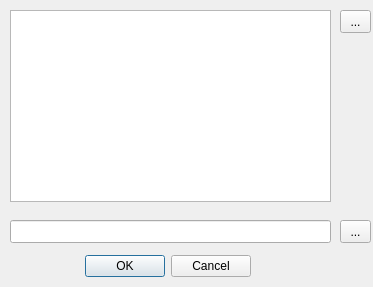
<ui version="4.0" >
 <class>hostsFrame</class>
 <widget class="QDialog" name="hostsFrame" >
  <property name="geometry" >
   <rect>
    <x>0</x>
    <y>0</y>
    <width>373</width>
    <height>287</height>
   </rect>
  </property>
  <property name="windowTitle" >
   <string>Выбор хостов</string>
  </property>
  <widget class="QDialogButtonBox" name="buttonBox" >
   <property name="geometry" >
    <rect>
     <x>-90</x>
     <y>250</y>
     <width>341</width>
     <height>32</height>
    </rect>
   </property>
   <property name="orientation" >
    <enum>Qt::Horizontal</enum>
   </property>
   <property name="standardButtons" >
    <set>QDialogButtonBox::Cancel|QDialogButtonBox::NoButton|QDialogButtonBox::Ok</set>
   </property>
  </widget>
  <widget class="QListWidget" name="hosts_listWidget" >
   <property name="geometry" >
    <rect>
     <x>10</x>
     <y>10</y>
     <width>321</width>
     <height>192</height>
    </rect>
   </property>
  </widget>
  <widget class="QLineEdit" name="addHosts_lineEdit" >
   <property name="geometry" >
    <rect>
     <x>10</x>
     <y>220</y>
     <width>321</width>
     <height>23</height>
    </rect>
   </property>
  </widget>
  <widget class="QToolButton" name="add_toolButton" >
   <property name="geometry" >
    <rect>
     <x>340</x>
     <y>220</y>
     <width>31</width>
     <height>23</height>
    </rect>
   </property>
   <property name="text" >
    <string>...</string>
   </property>
   <property name="icon" >
    <iconset>images/add.png</iconset>
   </property>
  </widget>
  <widget class="QToolButton" name="remove_toolButton" >
   <property name="geometry" >
    <rect>
     <x>340</x>
     <y>10</y>
     <width>31</width>
     <height>23</height>
    </rect>
   </property>
   <property name="text" >
    <string>...</string>
   </property>
   <property name="icon" >
    <iconset>images/del.png</iconset>
   </property>
  </widget>
 </widget>
 <resources/>
 <connections>
  <connection>
   <sender>buttonBox</sender>
   <signal>accepted()</signal>
   <receiver>hostsFrame</receiver>
   <slot>accept()</slot>
   <hints>
    <hint type="sourcelabel" >
     <x>248</x>
     <y>254</y>
    </hint>
    <hint type="destinationlabel" >
     <x>157</x>
     <y>274</y>
    </hint>
   </hints>
  </connection>
  <connection>
   <sender>buttonBox</sender>
   <signal>rejected()</signal>
   <receiver>hostsFrame</receiver>
   <slot>reject()</slot>
   <hints>
    <hint type="sourcelabel" >
     <x>316</x>
     <y>260</y>
    </hint>
    <hint type="destinationlabel" >
     <x>286</x>
     <y>274</y>
    </hint>
   </hints>
  </connection>
 </connections>
</ui>
